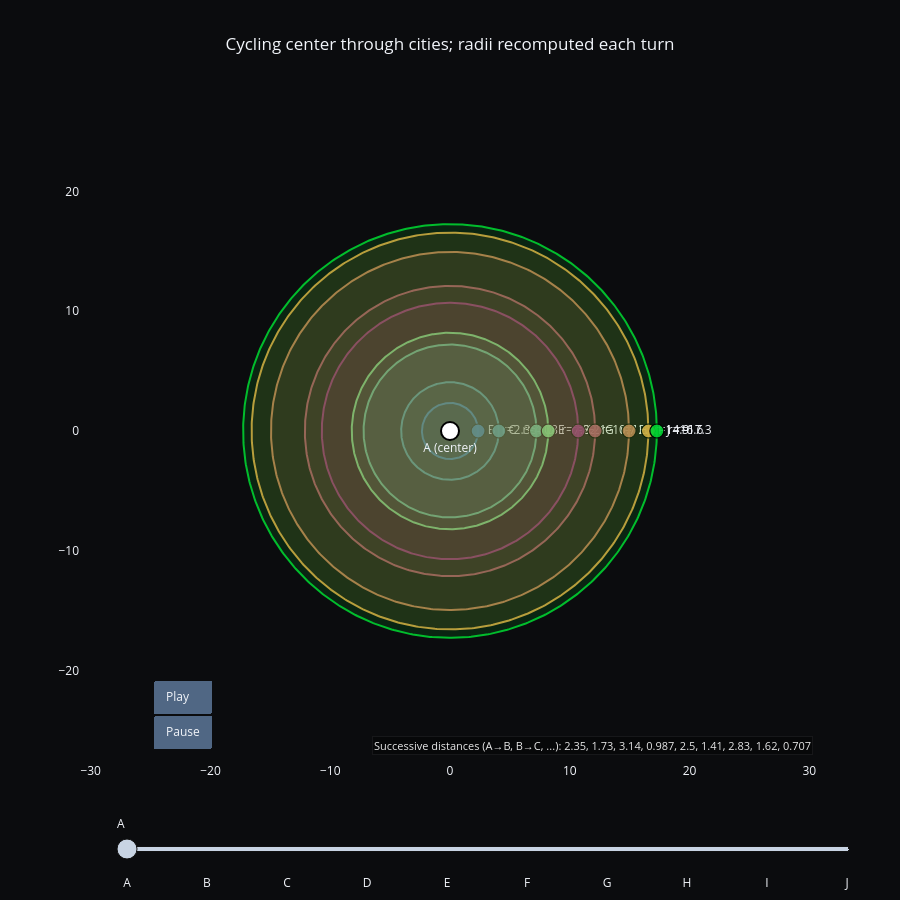

Notebook code cell kept with this figure:
### Code cell
# Cycle center through cities; recompute chain each turn and draw concentric circles
# Jupyter cell. Requires: numpy, plotly
import numpy as np
import plotly.graph_objects as go

# -------------------------
# 1) Successive distances (A>B, B>C, ...). For n cities provide n-1 distances.
# Replace these with your distances.
d = [
    2.345,  # d(A,B)
    1.732,  # d(B,C)
    3.141,  # d(C,D)
    0.987,  # d(D,E)
    2.500,  # d(E,F)
    1.414,  # d(F,G)
    2.828,  # d(G,H)
    1.618,  # d(H,I)
    0.707   # d(I,J)
]
# -------------------------

# Basic setup
n = len(d) + 1
if n < 2:
    raise ValueError("Need at least two cities. Provide successive distances.")

city_labels = [chr(ord('A') + i) for i in range(n)]  # A.. up to n

# Helper: given rotation r (0..n-1) produce radii array for cities excluding center
def radii_for_center(rotation):
    # rotate distances so that distances start from center->next
    # rotation r means city at index r becomes center
    # rotated distances: d[r], d[r+1], ..., d[n-2], d[0], ..., d[r-1]
    rotated = d[rotation:] + d[:rotation]
    # cumulative radii from center: r1 = rotated[0], r2 = rotated[0]+rotated[1], ...
    radii = np.cumsum(rotated).astype(float)
    # radii length = n-1, corresponds to cities after center in cyclic order
    return radii

# Precompute frames data
theta = np.linspace(0, 2*np.pi, 600)
frames = []
max_radius_overall = 0.0

for r in range(n):
    radii = radii_for_center(r)
    max_radius_overall = max(max_radius_overall, float(np.max(radii)) if len(radii)>0 else 0.0)
    # labels for this frame: center label then subsequent city labels
    labels = [city_labels[(r + i) % n] for i in range(1, n)]  # B.. relative to center
    # Build traces for this frame: one filled circle per radius + markers at angle 0
    traces = []
    for i, rad in enumerate(radii):
        cx = rad * np.cos(theta)
        cy = rad * np.sin(theta)
        rr = (40 + i*27) % 256
        gg = (120 + i*43) % 256
        bb = (200 - i*19) % 256
        alpha = 0.10 + 0.01 * (i % 6)
        fillcolor = f'rgba({rr},{gg},{bb},{alpha})'
        outline = f'rgba({rr},{gg},{bb},0.9)'
        traces.append(go.Scatter(x=cx, y=cy, mode='lines',
                                 fill='toself', fillcolor=fillcolor,
                                 line=dict(color=outline, width=2),
                                 hoverinfo='skip', showlegend=False))
        # marker at angle 0 with label
        traces.append(go.Scatter(x=[rad], y=[0], mode='markers+text',
                                 marker=dict(size=14, color=outline, line=dict(color='black', width=1.2)),
                                 text=[f"{labels[i]}  r={rad:.3g}"], textposition='middle right',
                                 hovertemplate=f"{labels[i]}<br>r = {rad:.6g}<extra></extra>",
                                 showlegend=False))
    # center marker
    center_marker = go.Scatter(x=[0], y=[0], mode='markers+text',
                               marker=dict(size=18, color='white', line=dict(color='black', width=2)),
                               text=[f"{city_labels[r]} (center)"], textposition='bottom center',
                               hoverinfo='skip', showlegend=False)
    traces.append(center_marker)
    frames.append(go.Frame(data=traces, name=f"center_{city_labels[r]}", layout=go.Layout(
        title_text=f"Center = {city_labels[r]} (rotated chain)")))

# Build initial figure using center = A (rotation 0)
init_radii = radii_for_center(0)
init_labels = [city_labels[(0 + i) % n] for i in range(1, n)]

fig = go.Figure(
    data=frames[0].data,
    frames=frames
)

# Layout and controls
pad = 0.6
lim = max(1.0, max_radius_overall * (1 + pad))

fig.update_layout(
    template='plotly_dark',
    title=dict(text="Cycling center through cities; radii recomputed each turn", x=0.5),
    width=900, height=900,
    plot_bgcolor='#0b0c0e',
    paper_bgcolor='#0b0c0e',
    dragmode='zoom',
    updatemenus=[dict(type='buttons',
                      showactive=False,
                      y=0.02,
                      x=0.1,
                      xanchor='left',
                      yanchor='bottom',
                      buttons=[
                          dict(label='Play',
                               method='animate',
                               args=[None, dict(frame=dict(duration=900, redraw=True),
                                                fromcurrent=True, transition=dict(duration=300),
                                                mode='immediate')]),
                          dict(label='Pause',
                               method='animate',
                               args=[[None], dict(frame=dict(duration=0, redraw=False),
                                                  mode='immediate', transition=dict(duration=0))])
                      ])]
)

# Slider for manual stepping
steps = []
for i, fr in enumerate(frames):
    step = dict(method='animate',
                args=[[fr.name], dict(mode='immediate', frame=dict(duration=300, redraw=True), transition=dict(duration=200))],
                label=city_labels[i])
    steps.append(step)

fig.update_layout(sliders=[dict(active=0, pad={"t": 50}, steps=steps, x=0.05, y=0.0)])

fig.update_xaxes(range=[-lim, lim], showgrid=False, zeroline=False, scaleanchor='y', scaleratio=1)
fig.update_yaxes(range=[-lim, lim], showgrid=False, zeroline=False)

# Add annotation showing the raw successive-distance array for reference
dist_text = "Successive distances (A→B, B→C, ...): " + ", ".join([f"{val:.3g}" for val in d])
fig.add_annotation(x=0.99, y=0.01, xref='paper', yref='paper',
                   text=dist_text, showarrow=False,
                   font=dict(size=11, color='rgba(255,255,255,0.9)'),
                   align='right', bgcolor='rgba(0,0,0,0.35)', bordercolor='rgba(255,255,255,0.06)', borderwidth=1)

fig.show()

### Figure 1 — Plotly figure (JSON) as saved in the notebook; plotly's stock layout.template omitted (floating-point values rounded to 4 significant figures; data arrays with more than 128 entries replaced by an {"elided": "..."} marker saying what was removed)
{"data": [{"fill": "toself", "fillcolor": "rgba(40,120,200,0.1)", "hoverinfo": "skip", "line": {"color": "rgba(40,120,200,0.9)", "width": 2}, "mode": "lines", "showlegend": false, "type": "scatter", "x": {"elided": "600 float values"}, "y": {"elided": "600 float values"}}, {"hovertemplate": "B<br>r = 2.345<extra></extra>", "marker": {"color": "rgba(40,120,200,0.9)", "line": {"color": "black", "width": 1.2}, "size": 14}, "mode": "markers+text", "showlegend": false, "text": ["B  r=2.35"], "textposition": "middle right", "type": "scatter", "x": [2.345], "y": [0]}, {"fill": "toself", "fillcolor": "rgba(67,163,181,0.11)", "hoverinfo": "skip", "line": {"color": "rgba(67,163,181,0.9)", "width": 2}, "mode": "lines", "showlegend": false, "type": "scatter", "x": {"elided": "600 float values"}, "y": {"elided": "600 float values"}}, {"hovertemplate": "C<br>r = 4.077<extra></extra>", "marker": {"color": "rgba(67,163,181,0.9)", "line": {"color": "black", "width": 1.2}, "size": 14}, "mode": "markers+text", "showlegend": false, "text": ["C  r=4.08"], "textposition": "middle right", "type": "scatter", "x": [4.077], "y": [0]}, {"fill": "toself", "fillcolor": "rgba(94,206,162,0.12000000000000001)", "hoverinfo": "skip", "line": {"color": "rgba(94,206,162,0.9)", "width": 2}, "mode": "lines", "showlegend": false, "type": "scatter", "x": {"elided": "600 float values"}, "y": {"elided": "600 float values"}}, {"hovertemplate": "D<br>r = 7.218<extra></extra>", "marker": {"color": "rgba(94,206,162,0.9)", "line": {"color": "black", "width": 1.2}, "size": 14}, "mode": "markers+text", "showlegend": false, "text": ["D  r=7.22"], "textposition": "middle right", "type": "scatter", "x": [7.218], "y": [0]}, {"fill": "toself", "fillcolor": "rgba(121,249,143,0.13)", "hoverinfo": "skip", "line": {"color": "rgba(121,249,143,0.9)", "width": 2}, "mode": "lines", "showlegend": false, "type": "scatter", "x": {"elided": "600 float values"}, "y": {"elided": "600 float values"}}, {"hovertemplate": "E<br>r = 8.205<extra></extra>", "marker": {"color": "rgba(121,249,143,0.9)", "line": {"color": "black", "width": 1.2}, "size": 14}, "mode": "markers+text", "showlegend": false, "text": ["E  r=8.21"], "textposition": "middle right", "type": "scatter", "x": [8.205], "y": [0]}, {"fill": "toself", "fillcolor": "rgba(148,36,124,0.14)", "hoverinfo": "skip", "line": {"color": "rgba(148,36,124,0.9)", "width": 2}, "mode": "lines", "showlegend": false, "type": "scatter", "x": {"elided": "600 float values"}, "y": {"elided": "600 float values"}}, {"hovertemplate": "F<br>r = 10.705<extra></extra>", "marker": {"color": "rgba(148,36,124,0.9)", "line": {"color": "black", "width": 1.2}, "size": 14}, "mode": "markers+text", "showlegend": false, "text": ["F  r=10.7"], "textposition": "middle right", "type": "scatter", "x": [10.71], "y": [0]}, {"fill": "toself", "fillcolor": "rgba(175,79,105,0.15000000000000002)", "hoverinfo": "skip", "line": {"color": "rgba(175,79,105,0.9)", "width": 2}, "mode": "lines", "showlegend": false, "type": "scatter", "x": {"elided": "600 float values"}, "y": {"elided": "600 float values"}}, {"hovertemplate": "G<br>r = 12.119<extra></extra>", "marker": {"color": "rgba(175,79,105,0.9)", "line": {"color": "black", "width": 1.2}, "size": 14}, "mode": "markers+text", "showlegend": false, "text": ["G  r=12.1"], "textposition": "middle right", "type": "scatter", "x": [12.12], "y": [0]}, {"fill": "toself", "fillcolor": "rgba(202,122,86,0.1)", "hoverinfo": "skip", "line": {"color": "rgba(202,122,86,0.9)", "width": 2}, "mode": "lines", "showlegend": false, "type": "scatter", "x": {"elided": "600 float values"}, "y": {"elided": "600 float values"}}, {"hovertemplate": "H<br>r = 14.947<extra></extra>", "marker": {"color": "rgba(202,122,86,0.9)", "line": {"color": "black", "width": 1.2}, "size": 14}, "mode": "markers+text", "showlegend": false, "text": ["H  r=14.9"], "textposition": "middle right", "type": "scatter", "x": [14.95], "y": [0]}, {"fill": "toself", "fillcolor": "rgba(229,165,67,0.11)", "hoverinfo": "skip", "line": {"color": "rgba(229,165,67,0.9)", "width": 2}, "mode": "lines", "showlegend": false, "type": "scatter", "x": {"elided": "600 float values"}, "y": {"elided": "600 float values"}}, {"hovertemplate": "I<br>r = 16.565<extra></extra>", "marker": {"color": "rgba(229,165,67,0.9)", "line": {"color": "black", "width": 1.2}, "size": 14}, "mode": "markers+text", "showlegend": false, "text": ["I  r=16.6"], "textposition": "middle right", "type": "scatter", "x": [16.56], "y": [0]}, {"fill": "toself", "fillcolor": "rgba(0,208,48,0.12000000000000001)", "hoverinfo": "skip", "line": {"color": "rgba(0,208,48,0.9)", "width": 2}, "mode": "lines", "showlegend": false, "type": "scatter", "x": {"elided": "600 float values"}, "y": {"elided": "600 float values"}}, {"hovertemplate": "J<br>r = 17.272<extra></extra>", "marker": {"color": "rgba(0,208,48,0.9)", "line": {"color": "black", "width": 1.2}, "size": 14}, "mode": "markers+text", "showlegend": false, "text": ["J  r=17.3"], "textposition": "middle right", "type": "scatter", "x": [17.27], "y": [0]}, {"hoverinfo": "skip", "marker": {"color": "white", "line": {"color": "black", "width": 2}, "size": 18}, "mode": "markers+text", "showlegend": false, "text": ["A (center)"], "textposition": "bottom center", "type": "scatter", "x": [0], "y": [0]}], "layout": {"annotations": [{"align": "right", "bgcolor": "rgba(0,0,0,0.35)", "bordercolor": "rgba(255,255,255,0.06)", "borderwidth": 1, "font": {"color": "rgba(255,255,255,0.9)", "size": 11}, "showarrow": false, "text": "Successive distances (A→B, B→C, ...): 2.35, 1.73, 3.14, 0.987, 2.5, 1.41, 2.83, 1.62, 0.707", "x": 0.99, "xref": "paper", "y": 0.01, "yref": "paper"}], "dragmode": "zoom", "height": 900, "paper_bgcolor": "#0b0c0e", "plot_bgcolor": "#0b0c0e", "sliders": [{"active": 0, "pad": {"t": 50}, "steps": [{"args": [["center_A"], {"frame": {"duration": 300, "redraw": true}, "mode": "immediate", "transition": {"duration": 200}}], "label": "A", "method": "animate"}, {"args": [["center_B"], {"frame": {"duration": 300, "redraw": true}, "mode": "immediate", "transition": {"duration": 200}}], "label": "B", "method": "animate"}, {"args": [["center_C"], {"frame": {"duration": 300, "redraw": true}, "mode": "immediate", "transition": {"duration": 200}}], "label": "C", "method": "animate"}, {"args": [["center_D"], {"frame": {"duration": 300, "redraw": true}, "mode": "immediate", "transition": {"duration": 200}}], "label": "D", "method": "animate"}, {"args": [["center_E"], {"frame": {"duration": 300, "redraw": true}, "mode": "immediate", "transition": {"duration": 200}}], "label": "E", "method": "animate"}, {"args": [["center_F"], {"frame": {"duration": 300, "redraw": true}, "mode": "immediate", "transition": {"duration": 200}}], "label": "F", "method": "animate"}, {"args": [["center_G"], {"frame": {"duration": 300, "redraw": true}, "mode": "immediate", "transition": {"duration": 200}}], "label": "G", "method": "animate"}, {"args": [["center_H"], {"frame": {"duration": 300, "redraw": true}, "mode": "immediate", "transition": {"duration": 200}}], "label": "H", "method": "animate"}, {"args": [["center_I"], {"frame": {"duration": 300, "redraw": true}, "mode": "immediate", "transition": {"duration": 200}}], "label": "I", "method": "animate"}, {"args": [["center_J"], {"frame": {"duration": 300, "redraw": true}, "mode": "immediate", "transition": {"duration": 200}}], "label": "J", "method": "animate"}], "x": 0.05, "y": 0}], "title": {"text": "Cycling center through cities; radii recomputed each turn", "x": 0.5}, "updatemenus": [{"buttons": [{"args": [null, {"frame": {"duration": 900, "redraw": true}, "fromcurrent": true, "mode": "immediate", "transition": {"duration": 300}}], "label": "Play", "method": "animate"}, {"args": [[null], {"frame": {"duration": 0, "redraw": false}, "mode": "immediate", "transition": {"duration": 0}}], "label": "Pause", "method": "animate"}], "showactive": false, "type": "buttons", "x": 0.1, "xanchor": "left", "y": 0.02, "yanchor": "bottom"}], "width": 900, "xaxis": {"range": [-27.64, 27.64], "scaleanchor": "y", "scaleratio": 1, "showgrid": false, "zeroline": false}, "yaxis": {"range": [-27.64, 27.64], "showgrid": false, "zeroline": false}}}
